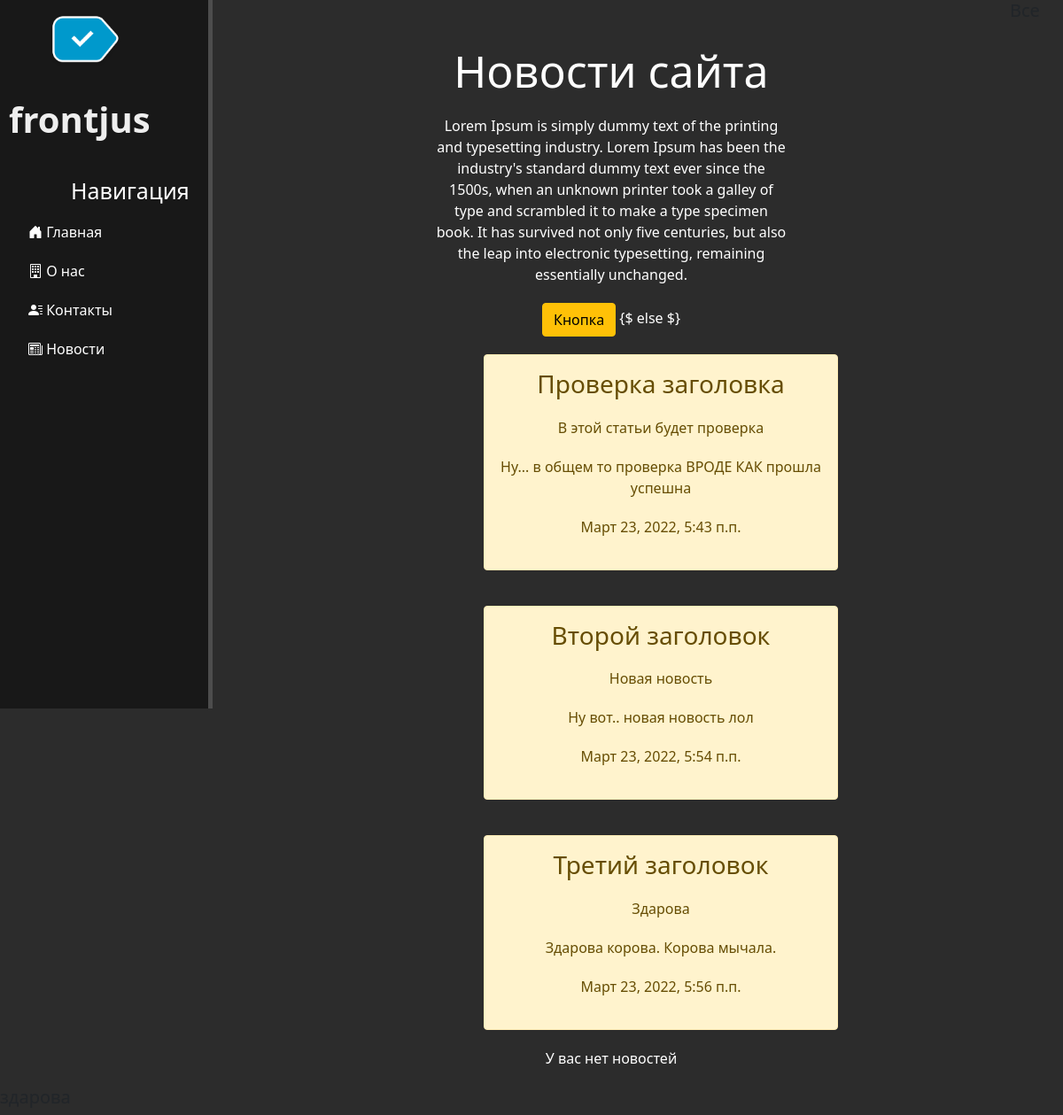
Page /news/ on the committed database.
### second_app/models.py (models this page shows, shortened)
class Articles(models.Model): # создаем таблицу базы данных
    title = models.CharField("Заголовок", max_length=50) # заголовок
    anons = models.CharField("Анонс", max_length=250) # анонс статьи
    full_text = models.TextField("Статья") # статья
    date = models.DateTimeField("Дата публикации") # дата и время
    class Meta:
        verbose_name = "Новость"
        verbose_name_plural = "Новости"

### second_app/views.py (the view)
# urls.py: path('', views.news_home, name='news_home'),
def news_home(request):
    news = Articles.objects.all() # вместо all можно написть order_by(тайтл или название новости или новость) таким образом мы можем их сортировать
    return render(request, 'second_app/news_home.html', {"news": news})

### second_app/templates/second_app/news_home.html (shortened to what this page needs)
{% extends 'main_first_app/layout.html' %}
{% block content %}
    <div class="features">
        <h1>Новости сайта</h1>
        <p>Lorem Ipsum is simply dummy text of the printing and typesetting industry. Lorem Ipsum has been
            the industry's standard dummy text ever since the 1500s, when an unknown printer took a galley of type and
            scrambled it to make a type specimen book. It has survived not only five centuries, but also the leap into
            electronic typesetting, remaining essentially unchanged.</p>
        <button class="btn btn-warning">Кнопка</button>
        {% if news %}
            {% for el in news %}
                <div class="alert alert-warning">
                    <h3>{{ el.title }}</h3>
                    <p>{{ el.anons }}</p>
                    <p>{{ el.full_text}}</p>
                    <p>{{ el.date}}</p>
                </div>
            {% endfor %}
        {$ else $}
            <p>У вас нет новостей</p>
        {% endif %}
    </div>
{% endblock %}

### main_first_app/templates/main_first_app/layout.html (shortened to what this page needs)
{% load static %}
<!doctype html>
<html lang="ru">
<head>
    <link rel="stylesheet" href="https://cdn.jsdelivr.net/npm/bootstrap@5.1.3/dist/css/bootstrap.min.css">
    <link rel="stylesheet" href="https://cdn.jsdelivr.net/npm/bootstrap-icons@1.8.0/font/bootstrap-icons.css">
    <link rel="stylesheet" href="{% static 'main_first_app/css/main.css' %}">
</head>
<body>
    <aside>
        <img src="{% static 'main_first_app/img/image_1.png' %}" alt="logo">
       <span class="logo"> <a href="{% url 'home' %}">frontjus</a></span>
        <h4>Навигация</h4>
        <ul>
            <a href="{% url 'home' %}"><li><i class="bi bi-house-door-fill"></i>     Главная</li></a>
            <a href="{% url 'about' %}"><li><i class="bi bi-building"></i>     О нас</li></a>
            <a href="{% url 'contacts' %}"><li><i class="bi bi-person-lines-fill"></i>     Контакты</li></a>
            <a href="{% url 'news_home' %}"><li><i class="bi bi-newspaper"></i>     Новости</li></a>
        </ul>
    </aside>
    <main>
        {% block content %}
        {% endblock %}
        {% include 'main_first_app/include_test_file.html' %}
    </main>
</body>
</html>

### main_first_app/templates/main_first_app/include_test_file.html
<h5>Все здарова</h5>

### main_first_app/static/main_first_app/css/main.css (style rules this page uses)
body { background: #2c2c2c; }
aside { float: left; background: #181818; width: 20%; padding: 2,5%; height: 100vh; color: #fff; border-right: 5px solid #4d4d4d; }
aside img { width: 90px; float: left; left: 50px; position: relative; }
aside .logo { font-size: 40px; margin-left: 10px; font-weight: bold; position: relative; top: 15px; color: #fff; }
aside .logo a { color: #eee; }
aside h4 { margin-left: 80px; font-size: 25px; margin-top: 50px; }
aside ul { list-style: none; }
aside ul li { color: #fff; display: block; margin-top: 20px; transition: transform .6s ease; }
aside a { text-decoration: none; }
main .features { float: left; color: #fff; margin-top: 50px; text-align: center; width: 75%; }
main .features h1 { font-size: 50px; }
main .features p { max-width: 400px; margin: 20px auto; }
.alert-warning { float: left; clear: both; width: 400px; margin: 20px 34%; text-align: center; }

### rows in the picture
Articles: title "Проверка заголовка", anons "В этой статьи будет проверка", full_text "Ну... в общем то проверка ВРОДЕ КАК прошла успешна", date "Март 23, 2022, 5:43 п.п."
Articles: title "Второй заголовок", anons "Новая новость", full_text "Ну вот.. новая новость лол", date "Март 23, 2022, 5:54 п.п."
Articles: title "Третий заголовок", anons "Здарова", full_text "Здарова корова. Корова мычала.", date "Март 23, 2022, 5:56 п.п."
